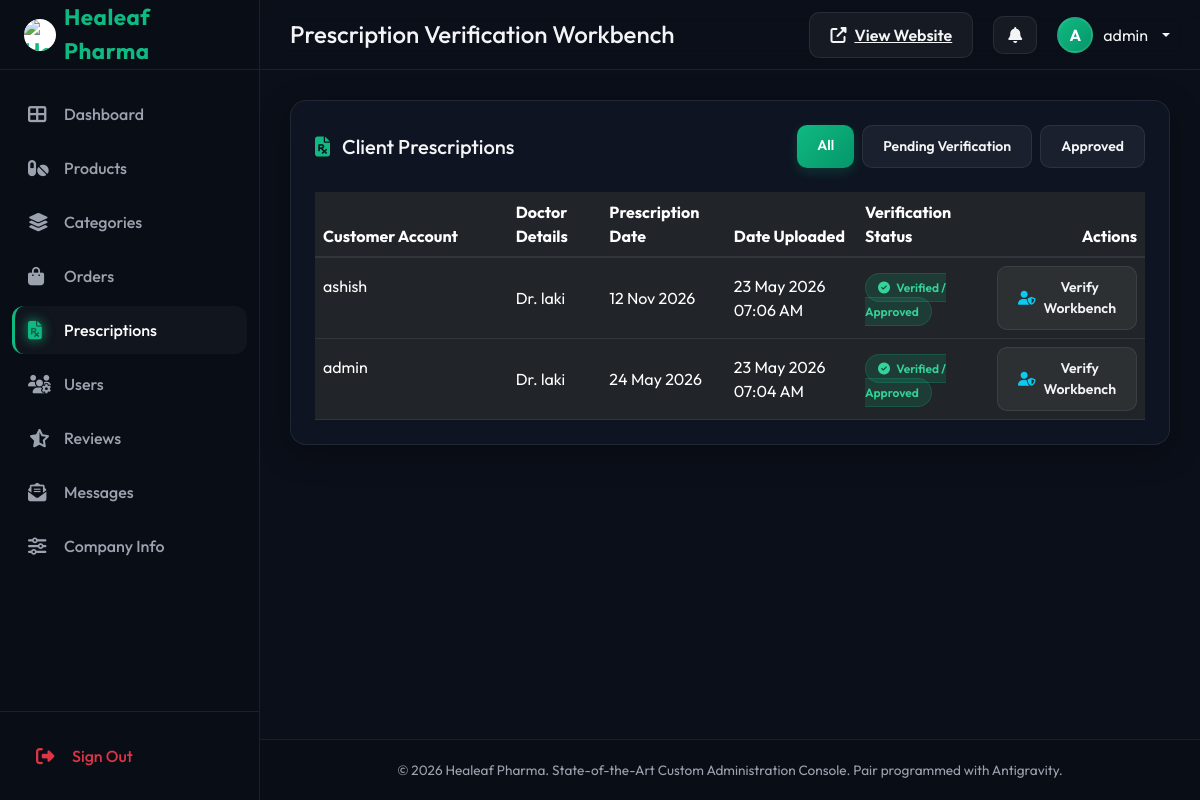
The app's page /admin-prescriptions/ (signed in) with its own data.
### newapp/models.py (models this page shows, shortened)
class Prescription(models.Model):
    id = models.UUIDField(primary_key=True, default=uuid.uuid4, editable=False)
    user = models.ForeignKey(User, on_delete=models.CASCADE, related_name='prescriptions')
    doctor_name = models.CharField(max_length=200)
    prescription_date = models.DateField()
    file = models.FileField(upload_to='prescriptions/')
    verified = models.BooleanField(default=False)
    is_verified = models.BooleanField(default=False)  # For admin approval
    verified_by = models.ForeignKey(User, on_delete=models.SET_NULL, null=True, blank=True, related_name='verified_prescriptions')
    notes = models.TextField(blank=True)
    uploaded_at = models.DateTimeField(auto_now_add=True)
    verified_at = models.DateTimeField(null=True, blank=True)
    class Meta:
        ordering = ['-uploaded_at']

### newapp/views.py (the view)
# urls.py: path('admin-prescriptions/', views.admin_prescriptions, name='admin_prescriptions'),
def admin_prescriptions(request):
    if not request.user.is_staff:
        return redirect('admin_login')
    filter_status = request.GET.get('status', '')
    if filter_status == 'pending':
        prescriptions = Prescription.objects.filter(is_verified=False)
    elif filter_status == 'approved':
        prescriptions = Prescription.objects.filter(is_verified=True)
    else:
        prescriptions = Prescription.objects.all()
    prescriptions = prescriptions.order_by('-uploaded_at')
    context = {
        'prescriptions': prescriptions,
        'filter_status': filter_status,
    }
    return render(request, 'admin/prescriptions.html', context)

### newapp/context_processors.py (called while the page is built)
def admin_notifications(request):
    if request.user.is_authenticated and request.user.is_staff:
        recent_notifications = Notification.objects.filter(is_admin=True).order_by('-created_at')[:8]
        unread_notifications_count = Notification.objects.filter(is_admin=True, is_read=False).count()
        return {
            'recent_notifications': recent_notifications,
            'unread_notifications_count': unread_notifications_count,
        }
    return {
        'recent_notifications': [],
        'unread_notifications_count': 0,
    }

### newapp/templates/admin/prescriptions.html (shortened to what this page needs)
{% extends 'admin/base_admin.html' %}
{% block page_title %}Prescription Verification Workbench{% endblock %}
{% block admin_content %}
<div class="glass-card p-4">
    <div class="d-flex flex-column flex-md-row align-items-md-center justify-content-between gap-3 mb-4">
        <h5 class="mb-0"><i class="fas fa-file-prescription text-accent me-2"></i> Client Prescriptions</h5>
        <div class="d-flex gap-2">
            <a href="{% url 'admin_prescriptions' %}" class="btn {% if not filter_status %}btn-accent{% else %}btn-glass{% endif %} btn-sm">All</a>
            <a href="{% url 'admin_prescriptions' %}?status=pending" class="btn {% if filter_status == 'pending' %}btn-accent{% else %}btn-glass{% endif %} btn-sm">Pending Verification</a>
            <a href="{% url 'admin_prescriptions' %}?status=approved" class="btn {% if filter_status == 'approved' %}btn-accent{% else %}btn-glass{% endif %} btn-sm">Approved</a>
        </div>
    </div>
    <div class="table-responsive">
        <table class="table table-dark table-hover align-middle mb-0" style="background: transparent;">
            <thead>
                <tr class="text-muted" style="border-bottom: 2px solid var(--border-color);">
                    <th>Customer Account</th>
                    <th>Doctor Details</th>
                    <th>Prescription Date</th>
                    <th>Date Uploaded</th>
                    <th>Verification Status</th>
                    <th style="width: 150px;" class="text-end">Actions</th>
                </tr>
            </thead>
            <tbody>
                {% for rx in prescriptions %}
                <tr style="border-bottom: 1px solid var(--border-color);">
                    <td class="font-weight-bold">
                        <div>{{ rx.user.username }}</div>
                        <small class="text-muted">{{ rx.user.email }}</small>
                    </td>
                    <td>Dr. {{ rx.doctor_name }}</td>
                    <td>{{ rx.prescription_date|date:"d M Y" }}</td>
                    <td>{{ rx.uploaded_at|date:"d M Y h:i A" }}</td>
                    <td>
                        {% if rx.is_verified %}
                        <span class="badge-pill bg-glass-success"><i class="fas fa-check-circle me-1"></i> Verified / Approved</span>
                        {% else %}
                        <span class="badge-pill bg-glass-danger"><i class="fas fa-clock me-1"></i> Pending Verification</span>
                        {% endif %}
                    </td>
                    <td class="text-end">
                        <div class="d-flex justify-content-end gap-2">
                            <a href="{% url 'admin_prescription_detail' rx.id %}" class="btn btn-glass btn-sm d-flex align-items-center gap-2">
                                <i class="fas fa-user-shield text-info"></i> Verify Workbench
                            </a>
                        </div>
                    </td>
                </tr>
                {% empty %}
                <tr>
                    <td colspan="6" class="text-center text-muted py-4">No prescriptions found under the selected category</td>
                </tr>
                {% endfor %}
            </tbody>
        </table>
    </div>
</div>
{% endblock %}

### newapp/templates/admin/base_admin.html (shortened to what this page needs)
<!DOCTYPE html>
<html lang="en">
<head>
    <link href="https://cdn.jsdelivr.net/npm/bootstrap@5.3.0/dist/css/bootstrap.min.css" rel="stylesheet">
    <link rel="stylesheet" href="https://cdnjs.cloudflare.com/ajax/libs/font-awesome/6.4.0/css/all.min.css">
</head>
<body>
    <div class="sidebar" id="adminSidebar">
        <a href="{% url 'admin_dashboard' %}" class="sidebar-brand d-flex align-items-center gap-2">
            <img src="https://content.jdmagicbox.com/comp/delhi/i5/011pxx11.xx11.241029190520.a4i5/logo/healeaf-pharma-pvt-ltd-patparganj-delhi-pharmaceutical-dealers-g3pzvut.jpg" alt="Healeaf Pharma Logo" class="rounded-circle bg-white p-0.5" style="width: 32px; height: 32px; object-fit: cover;">
            Healeaf Pharma
        </a>
        <ul class="sidebar-menu">
            <li class="sidebar-item">
                <a href="{% url 'admin_dashboard' %}" class="sidebar-link {% if request.resolver_match.url_name == 'admin_dashboard' %}active{% endif %}">
                    <i class="fas fa-th-large"></i> Dashboard
                </a>
            </li>
            <li class="sidebar-item">
                <a href="{% url 'admin_products' %}" class="sidebar-link {% if 'admin-product' in request.path %}active{% endif %}">
                    <i class="fas fa-pills"></i> Products
                </a>
            </li>
            <li class="sidebar-item">
                <a href="{% url 'admin_categories' %}" class="sidebar-link {% if 'admin-categor' in request.path %}active{% endif %}">
                    <i class="fas fa-layer-group"></i> Categories
                </a>
            </li>
            <li class="sidebar-item">
                <a href="{% url 'admin_orders' %}" class="sidebar-link {% if 'admin-order' in request.path %}active{% endif %}">
                    <i class="fas fa-shopping-bag"></i> Orders
                </a>
            </li>
            <li class="sidebar-item">
                <a href="{% url 'admin_prescriptions' %}" class="sidebar-link {% if 'admin-prescription' in request.path %}active{% endif %}">
                    <i class="fas fa-file-prescription"></i> Prescriptions
                </a>
            </li>
            <li class="sidebar-item">
                <a href="{% url 'admin_users' %}" class="sidebar-link {% if 'admin-user' in request.path %}active{% endif %}">
                    <i class="fas fa-users-cog"></i> Users
                </a>
            </li>
            <li class="sidebar-item">
                <a href="{% url 'admin_reviews' %}" class="sidebar-link {% if 'admin-review' in request.path %}active{% endif %}">
                    <i class="fas fa-star-half-alt"></i> Reviews
                </a>
            </li>
            <li class="sidebar-item">
                <a href="{% url 'admin_messages' %}" class="sidebar-link {% if 'admin-message' in request.path %}active{% endif %}">
                    <i class="fas fa-envelope-open-text"></i> Messages
                </a>
            </li>
            <li class="sidebar-item">
                <a href="{% url 'admin_company_settings' %}" class="sidebar-link {% if 'admin-company-settings' in request.path %}active{% endif %}">
                    <i class="fas fa-sliders-h"></i> Company Info
                </a>
            </li>
        </ul>
        <div class="sidebar-footer">
            <a href="{% url 'admin_logout' %}" class="sidebar-link text-danger">
                <i class="fas fa-sign-out-alt"></i> Sign Out
            </a>
        </div>
    </div>
    <div class="main-panel">
        <header class="admin-header">
            <div class="header-left">
                <h4 class="mb-0 font-weight-bold">{% block page_title %}Admin Control Panel{% endblock %}</h4>
            </div>
            <div class="header-right">
                <a href="{% url 'home' %}" class="btn-glass btn-sm d-flex align-items-center gap-2">
                    <i class="fas fa-external-link-alt"></i> View Website
                </a>
                <div class="dropdown">
                    <button class="btn-glass btn-sm d-flex align-items-center gap-2 position-relative dropdown-toggle no-caret" id="notificationDropdown" data-bs-toggle="dropdown" aria-expanded="false" style="padding: 10px 14px; border-radius: 10px;">
                        <i class="fas fa-bell"></i>
                    </button>
                </div>
                <div class="dropdown">
                    <div class="admin-profile dropdown-toggle" id="profileDropdown" data-bs-toggle="dropdown" aria-expanded="false">
                        <div class="admin-avatar">
                            {{ user.username|slice:":1"|upper }}
                        </div>
                        <span class="d-none d-md-inline">{{ user.username }}</span>
                    </div>
                </div>
            </div>
        </header>
        <main class="admin-content">
            {% block admin_content %}{% endblock %}
        </main>
        <footer class="admin-footer">
            <p class="mb-0">&copy; 2026 Healeaf Pharma. State-of-the-Art Custom Administration Console. Pair programmed with Antigravity.</p>
        </footer>
    </div>
</body>
</html>

### newapp/templates/admin/base_admin.html (style rules this page uses)
:root { --bg-primary: #0b0f19; --bg-secondary: #111827; --bg-card: rgba(17, 24, 39, 0.7); --border-color: rgba(255, 255, 255, 0.08); --primary-accent: #10b981; --primary-accent-glow: rgba(16, 185, 129, 0.15); --text-main: #f3f4f6; --text-muted: #9ca3af; --sidebar-width: 260px; --header-height: 70px; }
body { font-family: 'Outfit', sans-serif; background-color: var(--bg-primary); color: var(--text-main); margin: 0; padding: 0; overflow-x: hidden; }
.glass-card { background: var(--bg-card); backdrop-filter: blur(12px); border: 1px solid var(--border-color); border-radius: 16px; box-shadow: 0 8px 32px 0 rgba(0, 0, 0, 0.3); transition: all 0.3s cubic-bezier(0.4, 0, 0.2, 1); }
.sidebar { width: var(--sidebar-width); height: 100vh; position: fixed; top: 0; left: 0; z-index: 1000; background: #090d16; border-right: 1px solid var(--border-color); transition: all 0.3s ease; display: flex; flex-direction: column; }
.sidebar-brand { height: var(--header-height); display: flex; align-items: center; padding: 0 24px; border-bottom: 1px solid var(--border-color); color: var(--primary-accent); font-size: 1.4rem; font-weight: 700; letter-spacing: 0.5px; text-decoration: none; }
.sidebar-menu { list-style: none; padding: 20px 12px; margin: 0; flex-grow: 1; overflow-y: auto; }
.sidebar-item { margin-bottom: 6px; }
.sidebar-link { display: flex; align-items: center; padding: 12px 16px; color: var(--text-muted); text-decoration: none; border-radius: 12px; font-weight: 500; transition: all 0.3s ease; }
.sidebar-link i { width: 24px; font-size: 1.15rem; margin-right: 12px; transition: all 0.3s ease; }
.sidebar-link:hover, .sidebar-link.active { color: #fff; background: rgba(255, 255, 255, 0.03); border-left: 3px solid var(--primary-accent); padding-left: 13px; }
.sidebar-link.active i { color: var(--primary-accent); filter: drop-shadow(0 0 6px var(--primary-accent)); }
.sidebar-footer { padding: 20px; border-top: 1px solid var(--border-color); }
.main-panel { margin-left: var(--sidebar-width); min-height: 100vh; transition: all 0.3s ease; display: flex; flex-direction: column; }
.admin-header { height: var(--header-height); background: rgba(11, 15, 25, 0.8); backdrop-filter: blur(12px); border-bottom: 1px solid var(--border-color); display: flex; align-items: center; justify-content: space-between; padding: 0 30px; position: sticky; top: 0; z-index: 999; }
.header-left { display: flex; align-items: center; }
.header-right { display: flex; align-items: center; gap: 20px; }
.admin-profile { display: flex; align-items: center; gap: 10px; cursor: pointer; color: var(--text-main); text-decoration: none; }
.admin-avatar { width: 36px; height: 36px; border-radius: 50%; background: linear-gradient(135deg, var(--primary-accent), #059669); color: white; display: flex; align-items: center; justify-content: center; font-weight: 700; border: 2px solid var(--border-color); }
.admin-content { padding: 30px; flex-grow: 1; }
.admin-footer { padding: 20px 30px; border-top: 1px solid var(--border-color); text-align: center; color: var(--text-muted); font-size: 0.85rem; background: #090d16; }
.text-accent { color: var(--primary-accent); }
.badge-pill { border-radius: 30px; padding: 6px 12px; font-weight: 600; font-size: 0.75rem; }
.bg-glass-success { background-color: rgba(16, 185, 129, 0.15); color: #34d399; border: 1px solid rgba(16, 185, 129, 0.2); }
.btn-accent { background: linear-gradient(135deg, var(--primary-accent) 0%, #059669 100%); color: #fff; border: none; border-radius: 10px; padding: 10px 20px; font-weight: 600; box-shadow: 0 4px 12px rgba(16, 185, 129, 0.2); transition: all 0.3s ease; }
.btn-glass { background-color: rgba(255, 255, 255, 0.05); border: 1px solid var(--border-color); color: var(--text-main); border-radius: 10px; padding: 10px 20px; font-weight: 600; transition: all 0.3s ease; }
.no-caret::after { display: none !important; }

### records on screen
Prescription: user.username "ashish", doctor_name "laki", prescription_date "12 Nov 2026", uploaded_at "23 May 2026 07:06 AM", is_verified True (drawn)
Prescription: user.username "admin", doctor_name "laki", prescription_date "24 May 2026", uploaded_at "23 May 2026 07:04 AM", is_verified True (drawn)

### other values on screen
{{ user.username|slice:":1"|upper }} "A"
{{ user.username }} "admin"
